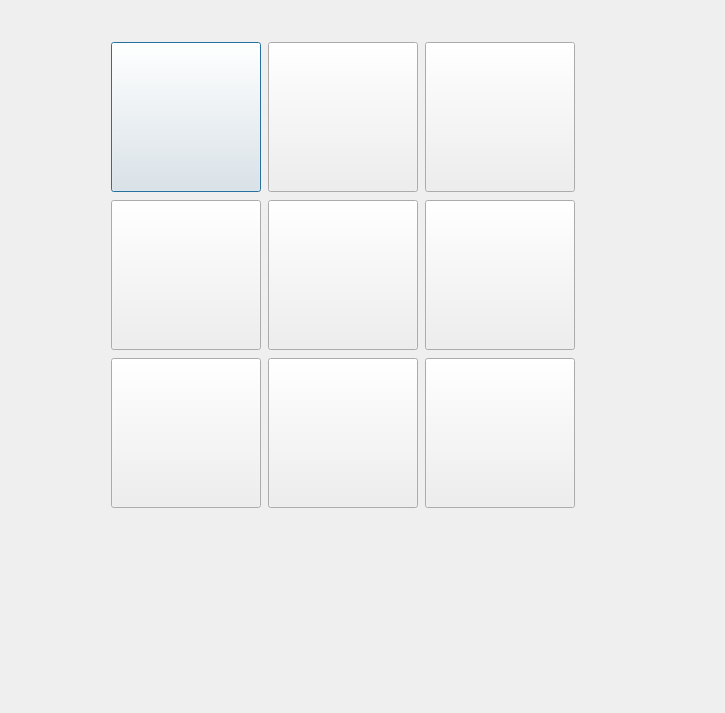
<?xml version="1.0" encoding="UTF-8"?>
<ui version="4.0">
 <class>Dialog</class>
 <widget class="QDialog" name="Dialog">
  <property name="geometry">
   <rect>
    <x>0</x>
    <y>0</y>
    <width>725</width>
    <height>713</height>
   </rect>
  </property>
  <property name="sizePolicy">
   <sizepolicy hsizetype="Fixed" vsizetype="Fixed">
    <horstretch>0</horstretch>
    <verstretch>0</verstretch>
   </sizepolicy>
  </property>
  <property name="minimumSize">
   <size>
    <width>0</width>
    <height>0</height>
   </size>
  </property>
  <property name="windowTitle">
   <string>Путинки-Навальники</string>
  </property>
  <property name="windowIcon">
   <iconset>
    <selectedon>:/resurces/naval.png</selectedon>
   </iconset>
  </property>
  <property name="windowOpacity">
   <double>1.000000000000000</double>
  </property>
  <property name="styleSheet">
   <string notr="true"/>
  </property>
  <property name="inputMethodHints">
   <set>Qt::ImhNone</set>
  </property>
  <widget class="QWidget" name="layoutWidget">
   <property name="geometry">
    <rect>
     <x>110</x>
     <y>40</y>
     <width>466</width>
     <height>470</height>
    </rect>
   </property>
   <layout class="QVBoxLayout" name="verticalLayout">
    <item>
     <layout class="QHBoxLayout" name="horizontalLayout">
      <item>
       <widget class="QPushButton" name="button">
        <property name="sizePolicy">
         <sizepolicy hsizetype="Fixed" vsizetype="Fixed">
          <horstretch>0</horstretch>
          <verstretch>0</verstretch>
         </sizepolicy>
        </property>
        <property name="minimumSize">
         <size>
          <width>150</width>
          <height>150</height>
         </size>
        </property>
        <property name="maximumSize">
         <size>
          <width>150</width>
          <height>150</height>
         </size>
        </property>
        <property name="styleSheet">
         <string notr="true"/>
        </property>
        <property name="text">
         <string/>
        </property>
        <property name="iconSize">
         <size>
          <width>120</width>
          <height>120</height>
         </size>
        </property>
       </widget>
      </item>
      <item>
       <widget class="QPushButton" name="pushButton_8">
        <property name="sizePolicy">
         <sizepolicy hsizetype="Fixed" vsizetype="Fixed">
          <horstretch>0</horstretch>
          <verstretch>0</verstretch>
         </sizepolicy>
        </property>
        <property name="minimumSize">
         <size>
          <width>150</width>
          <height>150</height>
         </size>
        </property>
        <property name="maximumSize">
         <size>
          <width>150</width>
          <height>150</height>
         </size>
        </property>
        <property name="styleSheet">
         <string notr="true"/>
        </property>
        <property name="text">
         <string/>
        </property>
        <property name="iconSize">
         <size>
          <width>120</width>
          <height>120</height>
         </size>
        </property>
       </widget>
      </item>
      <item>
       <widget class="QPushButton" name="pushButton_6">
        <property name="sizePolicy">
         <sizepolicy hsizetype="Fixed" vsizetype="Fixed">
          <horstretch>0</horstretch>
          <verstretch>0</verstretch>
         </sizepolicy>
        </property>
        <property name="minimumSize">
         <size>
          <width>150</width>
          <height>150</height>
         </size>
        </property>
        <property name="maximumSize">
         <size>
          <width>150</width>
          <height>150</height>
         </size>
        </property>
        <property name="styleSheet">
         <string notr="true"/>
        </property>
        <property name="text">
         <string/>
        </property>
        <property name="iconSize">
         <size>
          <width>120</width>
          <height>120</height>
         </size>
        </property>
       </widget>
      </item>
     </layout>
    </item>
    <item>
     <layout class="QHBoxLayout" name="horizontalLayout_2">
      <item>
       <widget class="QPushButton" name="pushButton_5">
        <property name="sizePolicy">
         <sizepolicy hsizetype="Fixed" vsizetype="Fixed">
          <horstretch>0</horstretch>
          <verstretch>0</verstretch>
         </sizepolicy>
        </property>
        <property name="minimumSize">
         <size>
          <width>150</width>
          <height>150</height>
         </size>
        </property>
        <property name="maximumSize">
         <size>
          <width>150</width>
          <height>150</height>
         </size>
        </property>
        <property name="styleSheet">
         <string notr="true"/>
        </property>
        <property name="text">
         <string/>
        </property>
        <property name="iconSize">
         <size>
          <width>120</width>
          <height>120</height>
         </size>
        </property>
       </widget>
      </item>
      <item>
       <widget class="QPushButton" name="pushButton_9">
        <property name="sizePolicy">
         <sizepolicy hsizetype="Fixed" vsizetype="Fixed">
          <horstretch>0</horstretch>
          <verstretch>0</verstretch>
         </sizepolicy>
        </property>
        <property name="minimumSize">
         <size>
          <width>150</width>
          <height>150</height>
         </size>
        </property>
        <property name="maximumSize">
         <size>
          <width>150</width>
          <height>150</height>
         </size>
        </property>
        <property name="styleSheet">
         <string notr="true"/>
        </property>
        <property name="text">
         <string/>
        </property>
        <property name="iconSize">
         <size>
          <width>120</width>
          <height>120</height>
         </size>
        </property>
       </widget>
      </item>
      <item>
       <widget class="QPushButton" name="pushButton_7">
        <property name="sizePolicy">
         <sizepolicy hsizetype="Fixed" vsizetype="Fixed">
          <horstretch>0</horstretch>
          <verstretch>0</verstretch>
         </sizepolicy>
        </property>
        <property name="minimumSize">
         <size>
          <width>150</width>
          <height>150</height>
         </size>
        </property>
        <property name="maximumSize">
         <size>
          <width>150</width>
          <height>150</height>
         </size>
        </property>
        <property name="styleSheet">
         <string notr="true"/>
        </property>
        <property name="text">
         <string/>
        </property>
        <property name="iconSize">
         <size>
          <width>120</width>
          <height>120</height>
         </size>
        </property>
       </widget>
      </item>
     </layout>
    </item>
    <item>
     <layout class="QHBoxLayout" name="horizontalLayout_3">
      <item>
       <widget class="QPushButton" name="pushButton_2">
        <property name="sizePolicy">
         <sizepolicy hsizetype="Fixed" vsizetype="Fixed">
          <horstretch>0</horstretch>
          <verstretch>0</verstretch>
         </sizepolicy>
        </property>
        <property name="minimumSize">
         <size>
          <width>150</width>
          <height>150</height>
         </size>
        </property>
        <property name="maximumSize">
         <size>
          <width>150</width>
          <height>150</height>
         </size>
        </property>
        <property name="styleSheet">
         <string notr="true"/>
        </property>
        <property name="text">
         <string/>
        </property>
        <property name="iconSize">
         <size>
          <width>120</width>
          <height>120</height>
         </size>
        </property>
       </widget>
      </item>
      <item>
       <widget class="QPushButton" name="pushButton_3">
        <property name="sizePolicy">
         <sizepolicy hsizetype="Fixed" vsizetype="Fixed">
          <horstretch>0</horstretch>
          <verstretch>0</verstretch>
         </sizepolicy>
        </property>
        <property name="minimumSize">
         <size>
          <width>150</width>
          <height>150</height>
         </size>
        </property>
        <property name="maximumSize">
         <size>
          <width>150</width>
          <height>150</height>
         </size>
        </property>
        <property name="styleSheet">
         <string notr="true"/>
        </property>
        <property name="text">
         <string/>
        </property>
        <property name="iconSize">
         <size>
          <width>120</width>
          <height>120</height>
         </size>
        </property>
       </widget>
      </item>
      <item>
       <widget class="QPushButton" name="pushButton_4">
        <property name="sizePolicy">
         <sizepolicy hsizetype="Fixed" vsizetype="Fixed">
          <horstretch>0</horstretch>
          <verstretch>0</verstretch>
         </sizepolicy>
        </property>
        <property name="minimumSize">
         <size>
          <width>150</width>
          <height>150</height>
         </size>
        </property>
        <property name="maximumSize">
         <size>
          <width>150</width>
          <height>150</height>
         </size>
        </property>
        <property name="styleSheet">
         <string notr="true"/>
        </property>
        <property name="text">
         <string/>
        </property>
        <property name="iconSize">
         <size>
          <width>120</width>
          <height>120</height>
         </size>
        </property>
       </widget>
      </item>
     </layout>
    </item>
   </layout>
  </widget>
  <widget class="QWidget" name="result" native="true">
   <property name="enabled">
    <bool>true</bool>
   </property>
   <property name="geometry">
    <rect>
     <x>210</x>
     <y>550</y>
     <width>0</width>
     <height>0</height>
    </rect>
   </property>
   <property name="sizePolicy">
    <sizepolicy hsizetype="Maximum" vsizetype="Maximum">
     <horstretch>0</horstretch>
     <verstretch>0</verstretch>
    </sizepolicy>
   </property>
   <property name="inputMethodHints">
    <set>Qt::ImhNone</set>
   </property>
   <widget class="QWidget" name="layoutWidget">
    <property name="geometry">
     <rect>
      <x>9</x>
      <y>0</y>
      <width>223</width>
      <height>58</height>
     </rect>
    </property>
    <layout class="QVBoxLayout" name="verticalLayout_3">
     <item>
      <widget class="QLabel" name="label">
       <property name="enabled">
        <bool>true</bool>
       </property>
       <property name="sizePolicy">
        <sizepolicy hsizetype="Preferred" vsizetype="Preferred">
         <horstretch>0</horstretch>
         <verstretch>0</verstretch>
        </sizepolicy>
       </property>
       <property name="font">
        <font>
         <pointsize>16</pointsize>
        </font>
       </property>
       <property name="toolTip">
        <string>&lt;html&gt;&lt;head/&gt;&lt;body&gt;&lt;p align=&quot;center&quot;&gt;&lt;br/&gt;&lt;/p&gt;&lt;/body&gt;&lt;/html&gt;</string>
       </property>
       <property name="toolTipDuration">
        <number>-1</number>
       </property>
       <property name="layoutDirection">
        <enum>Qt::LeftToRight</enum>
       </property>
       <property name="autoFillBackground">
        <bool>false</bool>
       </property>
       <property name="styleSheet">
        <string notr="true"/>
       </property>
       <property name="midLineWidth">
        <number>0</number>
       </property>
       <property name="text">
        <string/>
       </property>
       <property name="alignment">
        <set>Qt::AlignCenter</set>
       </property>
      </widget>
     </item>
     <item>
      <layout class="QHBoxLayout" name="horizontalLayout_4">
       <item>
        <widget class="QPushButton" name="restart">
         <property name="enabled">
          <bool>true</bool>
         </property>
         <property name="sizePolicy">
          <sizepolicy hsizetype="Minimum" vsizetype="Minimum">
           <horstretch>0</horstretch>
           <verstretch>0</verstretch>
          </sizepolicy>
         </property>
         <property name="styleSheet">
          <string notr="true"/>
         </property>
         <property name="text">
          <string>Переиграть!</string>
         </property>
        </widget>
       </item>
       <item>
        <widget class="QPushButton" name="no_restart">
         <property name="enabled">
          <bool>false</bool>
         </property>
         <property name="sizePolicy">
          <sizepolicy hsizetype="Minimum" vsizetype="Minimum">
           <horstretch>0</horstretch>
           <verstretch>0</verstretch>
          </sizepolicy>
         </property>
         <property name="styleSheet">
          <string notr="true"/>
         </property>
         <property name="text">
          <string>Я стар для этого дерьма!</string>
         </property>
        </widget>
       </item>
      </layout>
     </item>
    </layout>
   </widget>
  </widget>
  <widget class="QWidget" name="layoutWidget">
   <property name="geometry">
    <rect>
     <x>0</x>
     <y>0</y>
     <width>2</width>
     <height>2</height>
    </rect>
   </property>
   <layout class="QVBoxLayout" name="verticalLayout_2"/>
  </widget>
 </widget>
 <resources/>
 <connections/>
</ui>
